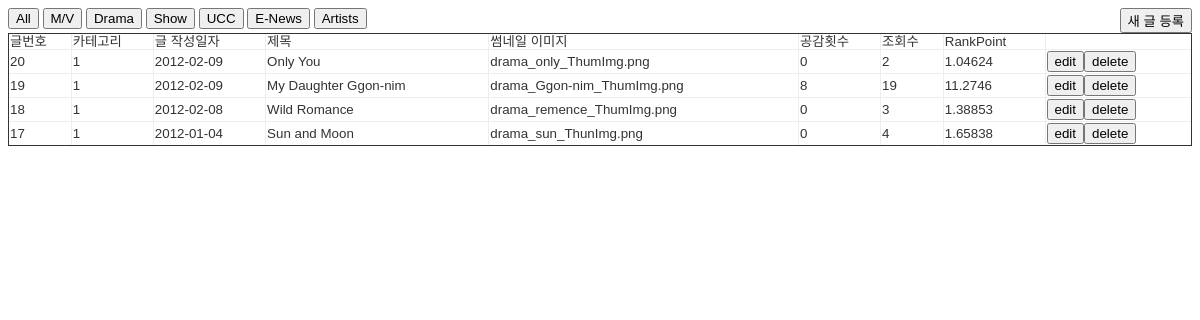
Before: /admin/index.php?m=1 with the older database file.
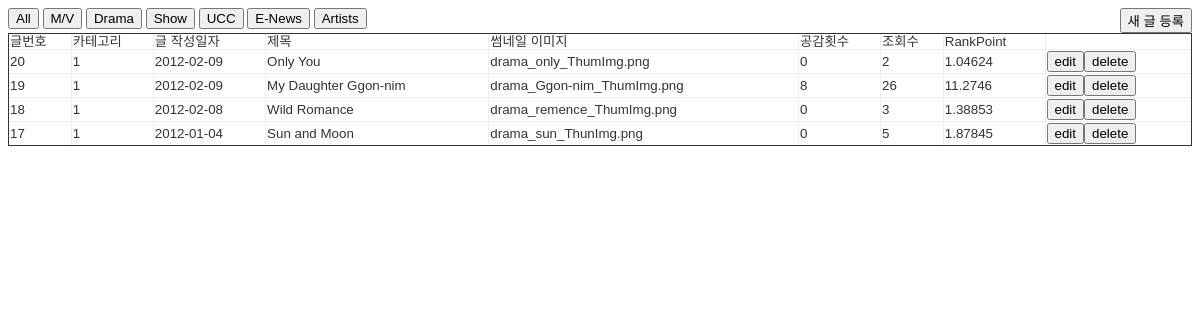
After: the same page with the newer database file.
### tables this page shows
CREATE TABLE `contents` (
  `id` int(11) NOT NULL AUTO_INCREMENT,
  `category` int(11) NOT NULL DEFAULT '0',
  `title` varchar(200) NOT NULL,
  `date` date NOT NULL,
  `thumb_img` varchar(100) NOT NULL,
  `vod_src` text,
  `empathy` int(11) NOT NULL DEFAULT '0',
  `viewcount` int(11) NOT NULL DEFAULT '0',
  `rankpoint` float NOT NULL DEFAULT '0',
  `description` text NOT NULL,
  PRIMARY KEY (`id`)
);

### admin/index.php (the view, shortened to what this page needs)
<!DOCTYPE HTML>
<?php
$category = $_GET['m'];
?>
<html lang="en">
<head>
</head>
<body>
	<div style="width: 100%;">
		<div>
			<div style="float: left;">
				<a href="./index.php?m=6"><button>All</button></a>
				<a href="./index.php?m=0"><button>M/V</button></a>
				<a href="./index.php?m=1"><button>Drama</button></a>
				<a href="./index.php?m=2"><button>Show</button></a>
				<a href="./index.php?m=3"><button>UCC</button></a>
				<a href="./index.php?m=4"><button>E-News</button></a>
				<a href="./index.php?m=5"><button>Artists</button></a>
			</div>
			<div style="float: right;">
				<a href="./register.php"><button>새 글 등록</button></a>
			</div>
		</div>
		<div>
			<table border="1">
				<thead>
					<td>글번호</td>
					<td>카테고리</td>
					<td>글 작성일자</td>
					<td>제목</td>
					<td>썸네일 이미지</td>
					<td>공감횟수</td>
					<td>조회수</td>
					<td>RankPoint</td>
					<td>&nbsp;</td>
				</thead>
				<tbody>
					<?php
						if ($category == NULL || $category == 6)
							$query = "SELECT * FROM contents ORDER BY rankpoint desc";
						else
							$query = "SELECT * FROM contents WHERE category = " . $category . " ORDER BY id desc";
						$result = mysql_query($query);
						while($row = mysql_fetch_assoc($result))
						{
							echo "<tr>";
							echo "<td>".$row['id']."</td>";
							echo "<td>".$row['category']."</td>";
							echo "<td>".$row['date']."</td>";
							echo "<td>".$row['title']."</td>";
							echo "<td>".$row['thumb_img']."</td>";
							echo "<td>".$row['empathy']."</td>";
							echo "<td>".$row['viewcount']."</td>";
							echo "<td>".$row['rankpoint']."</td>";
							echo "<td><a href=\"./edit.php?id=".$row['id']."\"><button>edit</button></a><a href=\"./delete.php?id=".$row['id']."\"><button>delete</button></a></td>";
							echo "</tr>";
						}
					?>
				</tbody>
			</table>
		</div>
	</div>
</body>
</html>

Changed rows visible on the page:
changed contents "My Daughter Ggon-nim": viewcount "19" → "26"
changed contents "Sun and Moon": viewcount "4" → "5"; rankpoint "1.65838" → "1.87845"
